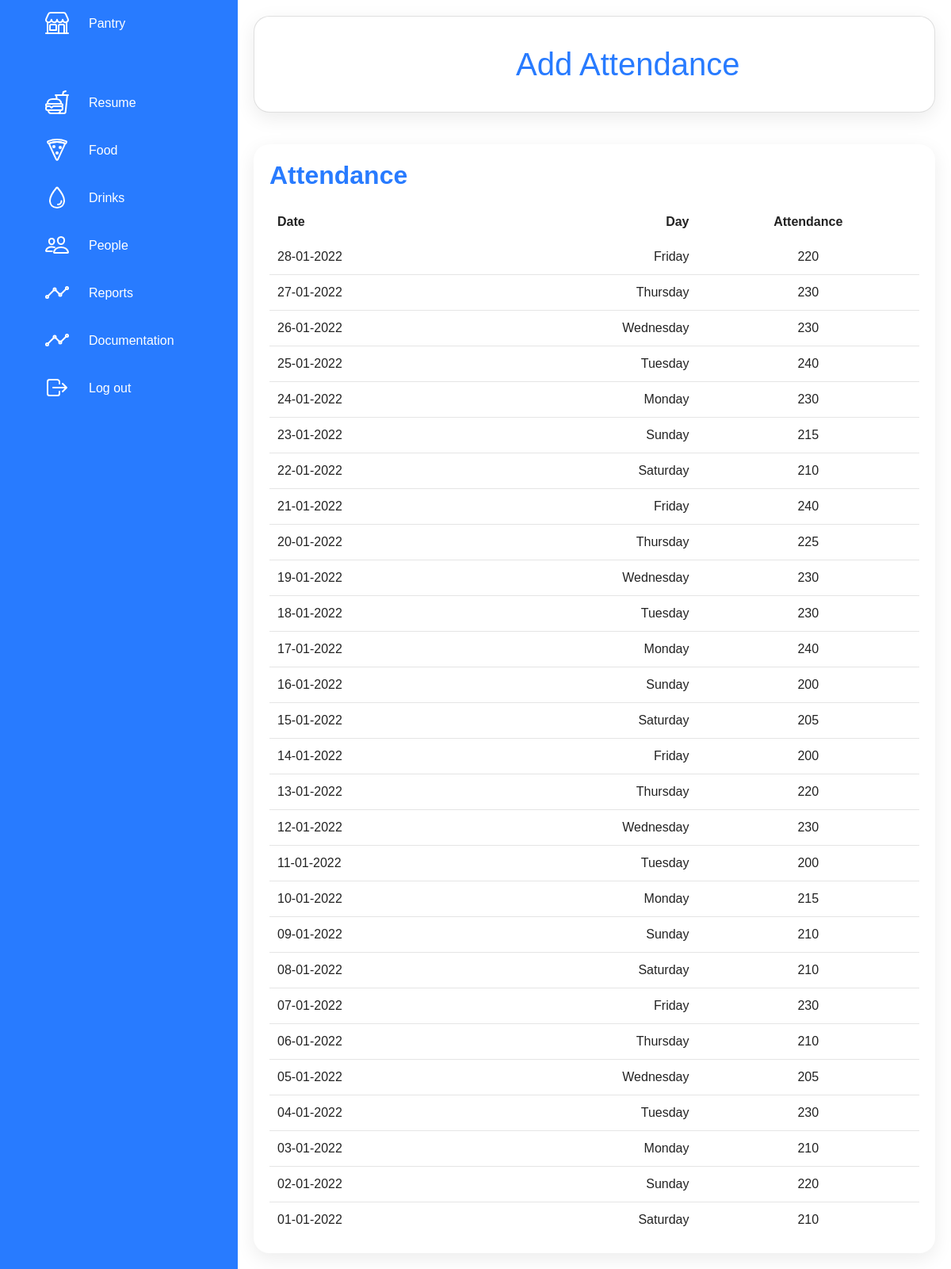
Page /Personas (signed in) on the committed database.
### models.py (models this page shows)
class _People(Base):
    __tablename__ = 'People'
    date = Column(Date,  primary_key=True)
    total = Column(Integer, default=0)

### server.py (the view, shortened to what this page needs)
@app.route('/Personas', methods=['GET', 'POST'])
@login_required
def people():
    day = NOW.strftime('%d')
    month = NOW.strftime('%m')
    year = NOW.strftime('%Y')
    people_data = db.query(_People).order_by(_People.date.desc()).all()
    return render_template('pantry/people.html', people_data=people_data, day=day, month=month, year=year)

### server.py (called while the page is built, shortened)
@app.teardown_appcontext
def shutdown_session(exception=None):
    db.remove()

@event.listens_for(Engine, 'connect')
def _set_sqlite_pragma(dbapi_connection, connection_record):
    if isinstance(dbapi_connection, SQLite3connection):
        cursor = dbapi_connection.cursor()
        cursor.execute('PRAGMA foregin_keys=ON')
        cursor.close()

@app.template_filter()
def jinja_get_weekday(date):
    return day_to_weekday_name(date.isoweekday())

@login_manager.user_loader
def load_user(user_id):
    return _User.query.get(int(user_id))

def day_to_weekday_name(day:Integer, english=True):
    if english:
        if day == 1:
            return 'Monday'
        if day == 2:
            return 'Tuesday'
        if day == 3:
            return 'Wednesday'
        if day == 4:
            return 'Thursday'
        if day == 5:
            return 'Friday'
        if day == 6:
            return 'Saturday'
        if day == 7:
            return 'Sunday'

### templates/pantry/people.html (shortened to what this page needs)
{% include('templates/pantry_header.html') %}
{% include('templates/header.html') %}
{% include('templates/pantry_options.html') %}
{% block people %}
<body onload="daysOptionsManager(0), selectedOptionsDependingOnDate('{{day}}', '{{month}}', '{{year}}')">
    <div class="main">
        {% if not asistance_added and current_user.level != 1: %}
        <div class="cardBox peopleNotification">
            <div class="card" id="addTodaysAsistance">
                <div>
                    <div class="numbers" style="padding-left: 300px;">
                        <h1">Add Attendance</h1>
                    </div>
                </div>
            </div>
        </div>
        {% endif %}
        <div class="details">
            <div class="ItemsDetails">
                <div class="cardHeader">
                    <h2>Attendance</h2>
                </div>
                <table>
                    <thead>
                        <tr>
                            <td>Date</td>
                            <td>Day</td>
                            <td>Attendance</td>
                        </tr>
                    </thead>
                    <tbody>
                        {% with weekday = None, date='' %}
                        {% for n in range(people_data|length): %}
                        {% set weekday = people_data[n].date|jinja_get_weekday %}
                        {% set date=people_data[n].date %}
                        <tr>
                            <td>{{date.strftime('%d')}}-{{date.strftime('%m')}}-{{date.strftime('%Y')}}</td>
                            <td>{{weekday}}</td>
                            <td><span class="status food">{{people_data[n].total}}</span></td>
                        </tr>
                        {% endfor %}
                        {% endwith %}
                    </tbody>
                </table>
            </div>
        </div>
    </div>
</body>
{% endblock %}
{% include('templates/pantry_footer.html') %}

### templates/templates/pantry_header.html (shortened to what this page needs)
<!DOCTYPE html>
<html lang="en">
<head>
    <link href="https://cdn.jsdelivr.net/npm/bootstrap@5.0.2/dist/css/bootstrap.min.css" rel="stylesheet"
>
    <link rel="stylesheet" href="{{url_for('static', filename='styles/styles.css')}}">
    <link rel="stylesheet" href="{{url_for('static', filename='styles/pantry_styles.css')}}">
    <link rel="stylesheet" href="{{url_for('static', filename='styles/report_styles.css')}}">
</head>
<body>

### templates/templates/header.html (shortened to what this page needs)
<!DOCTYPE html>
<html lang="en">
<head>
    <link href="https://cdn.jsdelivr.net/npm/bootstrap@5.0.2/dist/css/bootstrap.min.css" rel="stylesheet"
>
    <link rel="stylesheet" href="{{url_for('static', filename='styles/styles.css')}}">
</head>

### templates/templates/pantry_options.html
<div class="container">
    <div class="navigation" style="left:0;">
        <ul>
            <li>
                <a href="#">
                    <span class="icon">
                        <ion-icon name="storefront-outline"></ion-icon>
                    </span>
                    <span class="title">Pantry</span>
                </a>
            </li>
            <li>
                <a href="{{url_for('pantry')}}" id="resumeLink">
                    <span class="icon">
                        <ion-icon name="fast-food-outline"></ion-icon>
                    </span>
                    <span class="title">Resume</span>
                </a>
            </li>
            <li>
                <a href="{{url_for('food_details')}}" id="foodLink">
                    <span class="icon">
                        <ion-icon name="pizza-outline"></ion-icon>
                    </span>
                    <span class="title">Food</span>
                </a>
            </li>
            <li>
                <a href="{{url_for('beverage_details')}}" id="beveragesLink">
                    <span class="icon">
                        <ion-icon name="water-outline"></ion-icon>
                    </span>
                    <span class="title">Drinks</span>
                </a>
            </li>
            {% if current_user.level > 0: %}
            <li>
                <a href="{{url_for('people')}}" id="peopleLink">
                    <span class="icon">
                        <ion-icon name="people-outline"></ion-icon>
                    </span>
                    <span class="title">People</span>
                </a>
            </li>
            <li>
                <a href="{{url_for('reports')}}" id="reportsLink">
                    <span class="icon">
                        <ion-icon name="analytics-outline"></ion-icon>
                    </span>
                    <span class="title">Reports</span>
                </a>
            </li>
            {% endif %}
            <li>
                <a href="{{ url_for('documentation') }}" id="reportsLink">
                    <span class="icon">
                        <ion-icon name="analytics-outline"></ion-icon>
                    </span>
                    <span class="title">Documentation</span>
                </a>
            </li>
            <li>
                <a href="{{url_for('logout')}}" id="beveragesLink">
                    <span class="icon">
                        <ion-icon name="log-out-outline"></ion-icon>
                    </span>
                    <span class="title">Log out</span>
                </a>
            </li>
        </ul>
    </div>
</div>

### templates/templates/pantry_footer.html (shortened to what this page needs)
</body>
</html>

### static/styles/styles.css (style rules this page uses)
:root { --on-hover: #caf0f8; }

### static/styles/pantry_styles.css (style rules this page uses)
* { margin: 0; padding: 0; box-sizing: border-box; font-family: 'Ubuntu', sans-serif; }
:root { --blue: #287bff; --white: #fff; --grey: #f5f5f5; --black1: #222; --black2: #999 }
body { min-height: 100vh; overflow-x: hidden; }
.container { position: relative; width: 100%; }
.navigation { position: fixed; width: 300px; height: 100%; background: var(--blue); border-left: 10px solid var(--blue); transition: 0.5s; overflow: hidden; }
.navigation ul { position: absolute; top: 0; left: 0; width: 100%; }
.navigation ul li { position: relative; width: 100%; list-style: none; border-top-left-radius: 30px; border-bottom-left-radius: 30px; }
.navigation ul li:nth-child(1) { margin-bottom: 40px; pointer-events: none; }
.navigation ul li a { position: relative; display: block; width: 100%; display: flex; text-decoration: none; color: var(--white); background: none; border: none; padding: 0; }
.navigation ul li a .icon { position: relative; display: block; min-width: 60px; height: 60px; line-height: 70px; top: 5px; text-align: center; }
.navigation ul li a .icon ion-icon { font-size: 2em; }
.navigation ul li a .title { position: relative; display: block; padding: 0 10px; height: 60px; line-height: 60px; text-align: start; white-space: nowrap; }
.main { position: absolute; width: calc(100% - 300px); left: 300px; min-height: 100vh; background: var(--white); transition: 0.5s; }
.cardBox { position: relative; width: 100%; padding: 20px; display: grid; grid-template-columns: repeat(4, 1fr); grid-gap: 30px; }
.cardBox .card { position: relative; background: var(--white); padding: 30px; border-radius: 20px; display: flex; flex-direction: row; justify-content: space-between; cursor: pointer; box-shadow: 0 7px 25px rgba(0, 0, 0, 0.08); }
.cardBox .card .numbers { position: relative; font-weight: 500; font-size: 2.5em; color: var(--blue); }
.details { position: relative; width: 100%; padding: 20px; display: grid; grid-template-columns: 2fr 1fr; grid-gap: 30px; }
.details .ItemsDetails { position: relative; display: grid; min-height: 500px; background: var(--white); padding: 20px; box-shadow: 0 7px 25px rgba(0, 0, 0, 0.08); border-radius: 20px; }
.cardHeader { display: flex; justify-content: space-between; align-items: flex-start; }
.cardHeader h2 { font-weight: 600; color: var(--blue); }
.details table { width: 100%; border-collapse: collapse; margin-top: 10px; }
.details table thead td { font-weight: 600; }
.details .ItemsDetails table tr { color: var(--black1); border-bottom: 1px solid rgba(0, 0, 0, 0.1); }
.details .ItemsDetails table tr:last-child { border-bottom: none; }
.details .ItemsDetails table tr td { padding: 10px; }
.details .ItemsDetails table tr td:last-child { text-align: end; }
.details .ItemsDetails table tr td:nth-child(2) { text-align: end; }
.details .ItemsDetails table tr td:nth-child(3) { text-align: center; }

### static/styles/report_styles.css (style rules this page uses)
:root { --blue: #287bff; --white: #fff; --grey: #f5f5f5; --black1: #222; --black2: #999 }

### templates/pantry/people.html (style rules this page uses)
.peopleNotification { grid-template-columns: repeat(1, 1fr); text-align: center; }
.details { grid-template-columns: repeat(1, 1fr); }

### rows in the picture
_People: total "220"
_People: total "230"
_People: total "230"
_People: total "240"
_People: total "230"
_People: total "215"
_People: total "210"
_People: total "240"
_People: total "225"
_People: total "230"
_People: total "230"
_People: total "240"
_People: total "200"
_People: total "205"
_People: total "200"
_People: total "220"
_People: total "230"
_People: total "200"
_People: total "215"
_People: total "210"
_People: total "210"
_People: total "230"
_People: total "210"
_People: total "205"
_People: total "230"
_People: total "210"
_People: total "220"
_People: total "210"

### other values in the picture
{{ date.strftime('%d') }} "28" "27" "26" "25" "24" "23" "22" "21" "20" "19" "18" "17" "16" "15" "14" "13" "12" "11" "10" "09" "08" "07" "06" "05" "04" "03" "02" "01"
{{ date.strftime('%m') }} "01" "01" "01" "01" "01" "01" "01" "01" "01" "01" "01" "01" "01" "01" "01" "01" "01" "01" "01" "01" "01" "01" "01" "01" "01" "01" "01" "01"
{{ date.strftime('%Y') }} "2022" "2022" "2022" "2022" "2022" "2022" "2022" "2022" "2022" "2022" "2022" "2022" "2022" "2022" "2022" "2022" "2022" "2022" "2022" "2022" "2022" "2022" "2022" "2022" "2022" "2022" "2022" "2022"
{{ weekday }} "Friday" "Thursday" "Wednesday" "Tuesday" "Monday" "Sunday" "Saturday" "Friday" "Thursday" "Wednesday" "Tuesday" "Monday" "Sunday" "Saturday" "Friday" "Thursday" "Wednesday" "Tuesday" "Monday" "Sunday" "Saturday" "Friday" "Thursday" "Wednesday" "Tuesday" "Monday" "Sunday" "Saturday"
